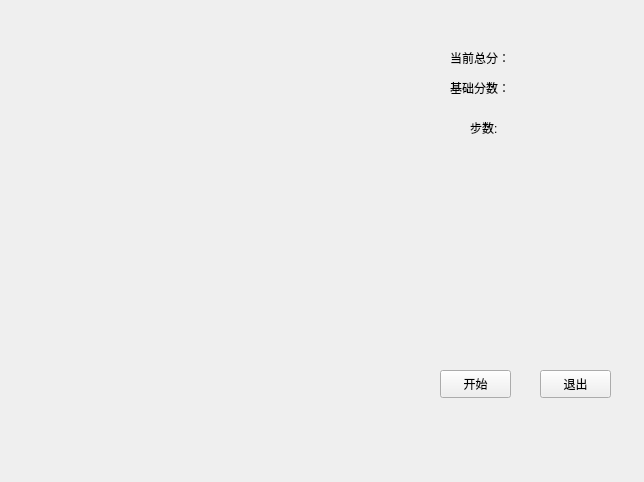
<?xml version="1.0" encoding="UTF-8"?>
<ui version="4.0">
 <class>MainWindow</class>
 <widget class="QMainWindow" name="MainWindow">
  <property name="geometry">
   <rect>
    <x>0</x>
    <y>0</y>
    <width>644</width>
    <height>482</height>
   </rect>
  </property>
  <property name="windowTitle">
   <string>MainWindow</string>
  </property>
  <widget class="QWidget" name="centralWidget">
   <widget class="QWidget" name="gridLayoutWidget">
    <property name="geometry">
     <rect>
      <x>20</x>
      <y>20</y>
      <width>391</width>
      <height>381</height>
     </rect>
    </property>
    <layout class="QGridLayout" name="gridLayout">
     <item row="4" column="2">
      <widget class="QLabel" name="label_7">
       <property name="text">
        <string/>
       </property>
      </widget>
     </item>
     <item row="4" column="1">
      <widget class="QLabel" name="label_6">
       <property name="text">
        <string/>
       </property>
      </widget>
     </item>
     <item row="5" column="2">
      <widget class="QLabel" name="label_11">
       <property name="text">
        <string/>
       </property>
      </widget>
     </item>
     <item row="5" column="3">
      <widget class="QLabel" name="label_12">
       <property name="text">
        <string/>
       </property>
      </widget>
     </item>
     <item row="5" column="0">
      <widget class="QLabel" name="label_9">
       <property name="text">
        <string/>
       </property>
      </widget>
     </item>
     <item row="6" column="2">
      <widget class="QLabel" name="label_15">
       <property name="text">
        <string/>
       </property>
      </widget>
     </item>
     <item row="6" column="0">
      <widget class="QLabel" name="label_13">
       <property name="text">
        <string/>
       </property>
      </widget>
     </item>
     <item row="6" column="1">
      <widget class="QLabel" name="label_14">
       <property name="text">
        <string/>
       </property>
      </widget>
     </item>
     <item row="5" column="1">
      <widget class="QLabel" name="label_10">
       <property name="text">
        <string/>
       </property>
      </widget>
     </item>
     <item row="4" column="0">
      <widget class="QLabel" name="label_5">
       <property name="text">
        <string/>
       </property>
      </widget>
     </item>
     <item row="4" column="3">
      <widget class="QLabel" name="label_8">
       <property name="text">
        <string/>
       </property>
      </widget>
     </item>
     <item row="3" column="3">
      <widget class="QLabel" name="label_4">
       <property name="text">
        <string/>
       </property>
      </widget>
     </item>
     <item row="3" column="2">
      <widget class="QLabel" name="label_3">
       <property name="text">
        <string/>
       </property>
      </widget>
     </item>
     <item row="3" column="1">
      <widget class="QLabel" name="label_2">
       <property name="text">
        <string/>
       </property>
      </widget>
     </item>
     <item row="3" column="0">
      <widget class="QLabel" name="label_1">
       <property name="text">
        <string/>
       </property>
      </widget>
     </item>
     <item row="6" column="3">
      <widget class="QLabel" name="label_16">
       <property name="text">
        <string/>
       </property>
      </widget>
     </item>
    </layout>
   </widget>
   <widget class="QLabel" name="label">
    <property name="geometry">
     <rect>
      <x>450</x>
      <y>50</y>
      <width>72</width>
      <height>15</height>
     </rect>
    </property>
    <property name="text">
     <string>当前总分：</string>
    </property>
   </widget>
   <widget class="QLabel" name="label_17">
    <property name="geometry">
     <rect>
      <x>450</x>
      <y>80</y>
      <width>72</width>
      <height>15</height>
     </rect>
    </property>
    <property name="text">
     <string>基础分数：</string>
    </property>
   </widget>
   <widget class="QPushButton" name="btnStart">
    <property name="geometry">
     <rect>
      <x>440</x>
      <y>370</y>
      <width>71</width>
      <height>28</height>
     </rect>
    </property>
    <property name="text">
     <string>开始</string>
    </property>
   </widget>
   <widget class="QPushButton" name="btnExit">
    <property name="geometry">
     <rect>
      <x>540</x>
      <y>370</y>
      <width>71</width>
      <height>28</height>
     </rect>
    </property>
    <property name="text">
     <string>退出</string>
    </property>
   </widget>
   <widget class="QLabel" name="label_19">
    <property name="geometry">
     <rect>
      <x>470</x>
      <y>120</y>
      <width>41</width>
      <height>16</height>
     </rect>
    </property>
    <property name="text">
     <string>步数:</string>
    </property>
   </widget>
   <widget class="QLabel" name="label_showGrade">
    <property name="geometry">
     <rect>
      <x>530</x>
      <y>50</y>
      <width>72</width>
      <height>15</height>
     </rect>
    </property>
    <property name="text">
     <string/>
    </property>
   </widget>
   <widget class="QLabel" name="label_showGradeBasic">
    <property name="geometry">
     <rect>
      <x>530</x>
      <y>80</y>
      <width>72</width>
      <height>15</height>
     </rect>
    </property>
    <property name="text">
     <string/>
    </property>
   </widget>
   <widget class="QLabel" name="label_GradeUp">
    <property name="geometry">
     <rect>
      <x>530</x>
      <y>110</y>
      <width>72</width>
      <height>16</height>
     </rect>
    </property>
    <property name="text">
     <string/>
    </property>
   </widget>
   <widget class="QLabel" name="label_Step">
    <property name="geometry">
     <rect>
      <x>530</x>
      <y>140</y>
      <width>72</width>
      <height>15</height>
     </rect>
    </property>
    <property name="text">
     <string/>
    </property>
   </widget>
  </widget>
 </widget>
 <layoutdefault spacing="6" margin="11"/>
 <resources/>
 <connections/>
</ui>
